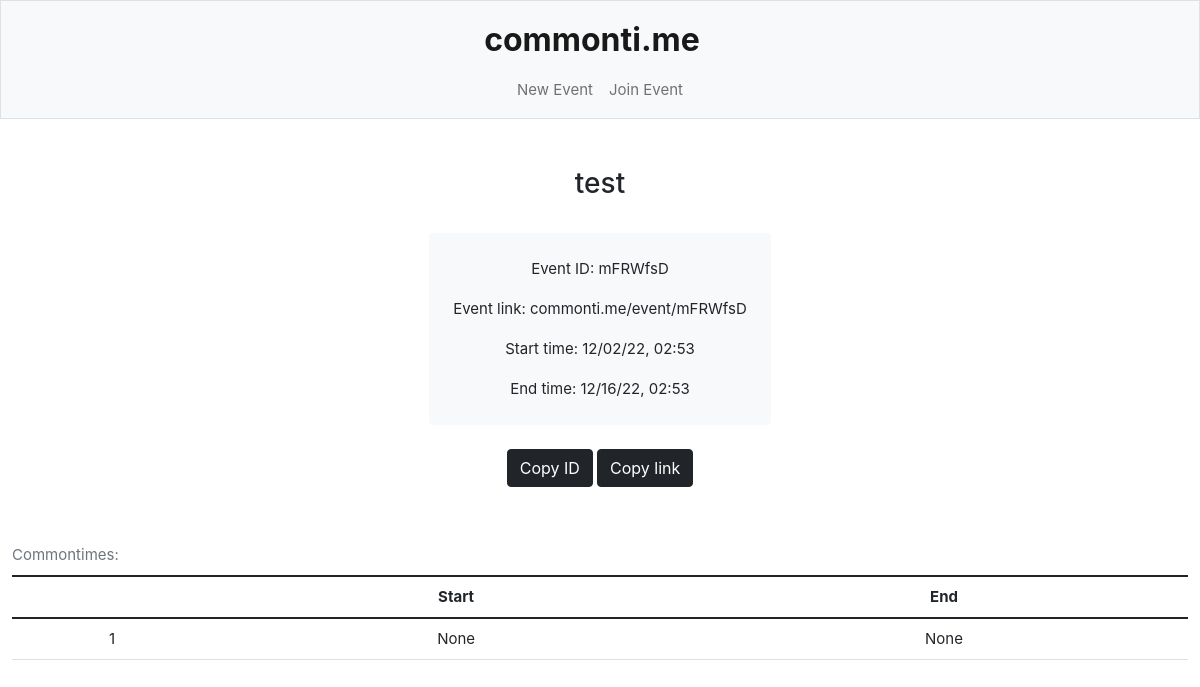
Page /event/mFRWfsD on the committed database.
### tables this page shows
CREATE TABLE events (eventid TEXT PRIMARY KEY, eventname TEXT NOT NULL DEFAULT "My Event", starttime TEXT, endtime TEXT, timezone TEXT);

### app.py (the view, shortened to what this page needs)
@app.route("/event/<eventid>", methods=["GET", "POST"])
def event(eventid):
    if eventid:
        check = db.execute("SELECT eventid, eventname FROM events WHERE eventid = ?", eventid)
        eventname = check[0]['eventname']
        if check:
            starttime = db.execute("SELECT starttime FROM events WHERE eventid = ?", eventid)[0]['starttime']
            endtime = db.execute("SELECT endtime FROM events WHERE eventid = ?", eventid)[0]['endtime']
            tz = db.execute("SELECT timezone FROM events WHERE eventid = ?", eventid)[0]['timezone']
            temptable = db.execute("SELECT caleventname, caleventstarttime, caleventendtime, caleventid FROM temp WHERE eventid = ?", eventid)
            allevents = db.execute("SELECT caleventstarttime, caleventendtime FROM times WHERE eventid = ? ORDER BY datesorter", eventid)
            alleventsParsed = []
            for event in allevents:
                parsedStart = parser.parse(event["caleventstarttime"])
                parsedEnd = parser.parse(event["caleventendtime"])
                alleventsParsed.append({'start': parsedStart, 'end': parsedEnd})
            lowerbound = parser.parse(starttime + tz)
            upperbound = parser.parse(endtime + tz)
            commontimes = []
            if alleventsParsed:
                alleventsMerged = list(merge_times(alleventsParsed))
                for i, event in enumerate(alleventsMerged):
                    try:
                        commontimes.append({'start': event['end'], 'end': alleventsMerged[i + 1]['start']})
                    except:
                        commontimes.append({'start': event['end'], 'end': upperbound})
                if alleventsMerged[0]['start'] > lowerbound:
                    commontimes.insert(0, {'start': lowerbound, 'end': alleventsMerged[0]['start']})
                if commontimes[-1]['start'] > upperbound:
                    commontimes.pop()
            else: #if there are no calendar events, the entire thing is a common time
                commontimes.append({'start': lowerbound, 'end': upperbound})
            return render_template("event.html",  **{"starttime": starttime, "endtime": endtime, "eventid": eventid, "commontimes": commontimes, "temptable": temptable, "eventname": eventname})
        else:
            return redirect(url_for("newevent.html", **{"apology": "You entered an invalid URL. Create a new event here."}))
    else:
        return redirect(url_for('joinevent')) #if no event id, redirect to join event page

### app.py (called while the page is built)
def format(time):
    if type(time) == datetime:
        output = time.strftime("%m/%d/%y, %H:%M")
        return output
    elif type(time) == str:
        input = parser.parse(time)
        output = input.strftime("%m/%d/%y, %H:%M")
        return output
    else:
        return

### templates/event.html (shortened to what this page needs)
{% extends "layout.html" %}
{% block main %}
<h3>{{ eventname }}</h3>
<br>
<div class="d-flex flex-column align-items-center">
  <div class="inline-block d-flex flex-column bg-light rounded align-items-center p-2 pt-4 px-4">
    <div class="d-flex flex-row align-items-center">
      <p>Event ID:&nbsp;</p>
      <p id="eventid">{{ eventid }}</p>
    </div>
    <div class="d-flex flex-row align-items-center">
      <p>Event link:&nbsp;</p>
      <p id="url">commonti.me/event/{{ eventid }}</p>
    </div>
    <p>Start time: {{ format(starttime) }}</p>
    <p>End time: {{ format(endtime) }}</p>
  </div>
</div>
<button class="btn btn-dark mt-4" onclick="copy('#eventid')">Copy ID</button>
<button class="btn btn-dark mt-4" onclick="copy('#url')">Copy link</button>
<br>
<br>
<br>
<table class="table caption-top">
  <caption>Commontimes:</caption>
  <thead>
      <tr>
          <th></th>
          <th>Start</th>
          <th>End</th>
      </tr>
  </thead>
  <tbody>
      {% set indextwo = namespace(value=1) %}
      {% for commontime in commontimes %}
          <tr>
              <td>{{ indextwo.value }}</td>
              <td>{{ format(commontime['start']) }}</td>
              <td>{{ format(commontime['end']) }}</td>
          </tr>
          {% set indextwo.value = indextwo.value + 1 %}
      {% endfor %}
  </tbody>
</table>
    {% endblock %}

### static/styles.css (style rules this page uses)
table { align: centre; }

### static/base.css (style rules this page uses)
:root { --vt-c-white: #ffffff; --vt-c-white-soft: #f8f8f8; --vt-c-white-mute: #f2f2f2; --vt-c-black: #181818; --vt-c-black-soft: #222222; --vt-c-black-mute: #282828; --vt-c-indigo: #2c3e50; --vt-c-divider-light-1: rgba(60, 60, 60, 0.29); --vt-c-divider-light-2: rgba(60, 60, 60, 0.12); --vt-c-divider-dark-1: rgba(84, 84, 84, 0.65); --vt-c-divider-dark-2: rgba(84, 84, 84, 0.48); --vt-c-text-light-1: var(--vt-c-indigo); --vt-c-text-light-2: rgba(60, 60, 60, 0.66); --vt-c-text-dark-1: var(--vt-c-white); --vt-c-text-dark-2: rgba(235, 235, 235, 0.64); }
:root { --color-background: var(--vt-c-white); --color-background-soft: var(--vt-c-white-soft); --color-background-mute: var(--vt-c-white-mute); --color-border: var(--vt-c-divider-light-2); --color-border-hover: var(--vt-c-divider-light-1); --color-heading: var(--vt-c-text-light-1); --color-text: var(--vt-c-text-light-1); --section-gap: 160px; }
*, *::before, *::after { box-sizing: border-box; margin: 0; }
body { min-height: 100vh; transition: color 0.5s, background-color 0.5s; line-height: 1.6; font-family: Inter, -apple-system, BlinkMacSystemFont, 'Segoe UI', Roboto, Oxygen, Ubuntu, Cantarell, 'Fira Sans', 'Droid Sans', 'Helvetica Neue', sans-serif; font-size: 15px; text-rendering: optimizeLegibility; -webkit-font-smoothing: antialiased; -moz-osx-font-smoothing: grayscale; }

### rows in the picture
events: eventname "test", eventid "mFRWfsD", starttime "12/02/22, 02:53", endtime "12/16/22, 02:53"

### other values in the picture
{{ indextwo.value }} "1"
